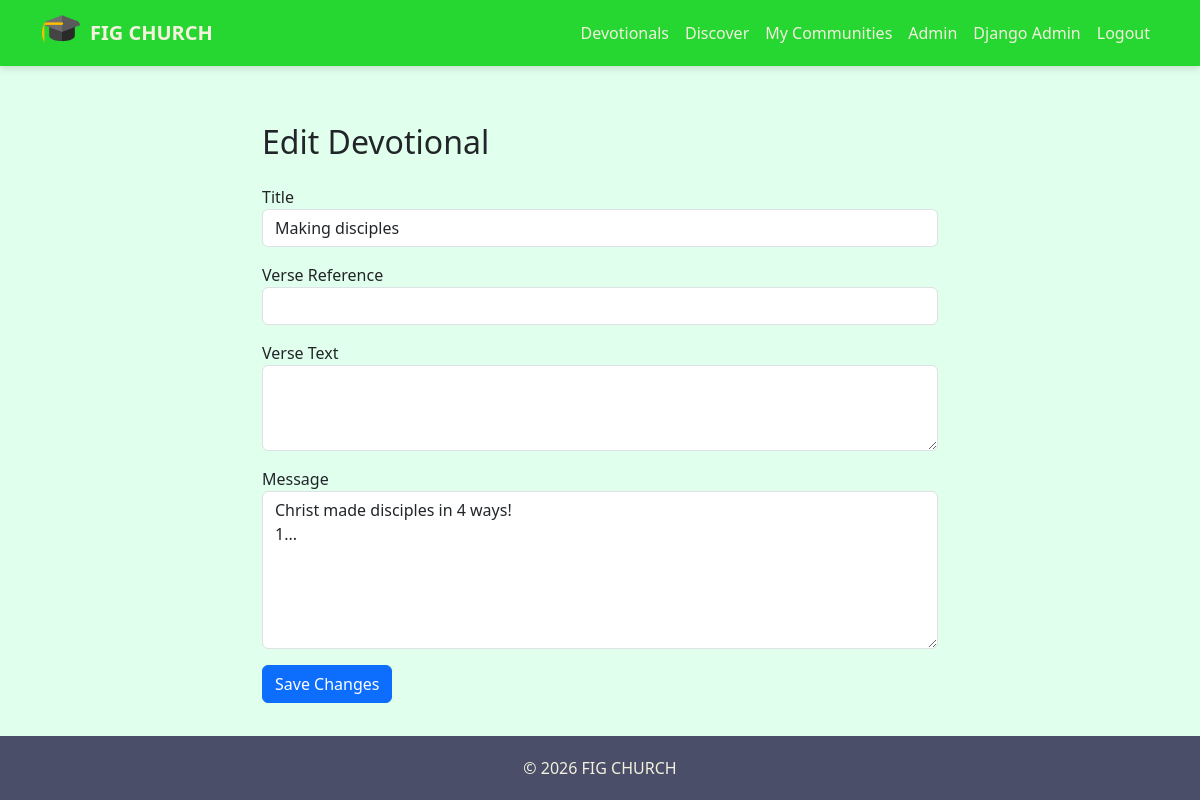
The page /org/devotionals/2/edit/ (signed in) on the database its author committed.
### accounts/models.py (models this page shows, shortened)
class Organization(models.Model):
    name = models.CharField(max_length=255)
    slug = models.SlugField(
        unique=True,
        blank=True
    )
    join_code = models.CharField(
        max_length=12,
        unique=True,
        blank=True
    )
    display_name = models.CharField(
        max_length=255,
        blank=True,
        null=True
    )
    logo = models.ImageField(
        upload_to="org_logos/",
        blank=True,
        null=True
    )
    primary_color = models.CharField(
        max_length=20,
        blank=True,
        null=True,
        help_text="Hex color like #0d6efd"
    )
    is_active = models.BooleanField(default=False)
    created_at = models.DateTimeField(auto_now_add=True)
    updated_at = models.DateTimeField(auto_now=True)

### content/models.py (models this page shows, shortened)
class Devotional(models.Model):
    organization = models.ForeignKey(
        "accounts.Organization",
        on_delete=models.CASCADE,
        related_name="devotionals"
    )
    title = models.CharField(max_length=255)
    verse_reference = models.CharField(max_length=255, blank=True)
    verse_text = models.TextField(blank=True)
    message = models.TextField()
    date = models.DateField(auto_now_add=True)
    is_active = models.BooleanField(default=True)
    class Meta:
        ordering = ["-date"]

### org_admin/views.py (the view, shortened to what this page needs)
@login_required
def devotional_edit(request, pk):
    org = get_admin_org(request)
    devotional = get_object_or_404(
        Devotional,
        pk=pk,
        organization=org
    )
    return render(request, "org_admin/devotional_form.html", {
        "devotional": devotional
    })

### accounts/context_processors.py (called while the page is built)
def org_admin_status(request):
    if not request.user.is_authenticated:
        return {"user_is_org_admin": False}
    return {
        "user_is_org_admin": OrganizationMember.objects.filter(
            user=request.user,
            is_admin=True,
            is_active=True
        ).exists()
    }

def active_organization(request):
    if not request.user.is_authenticated:
        return {}
    membership = OrganizationMember.objects.filter(
        user=request.user
    ).select_related("organization").first()
    return {
        "active_organization": membership.organization if membership else None
    }

### engagement/context_processors.py (called while the page is built)
def next_meeting(request):
    if not request.user.is_authenticated:
        return {}
    org = get_admin_org(request)
    if not org:
        return {}
    meeting = Meeting.objects.filter(
        group__organization=org,
        group__members__user=request.user,
        group__members__is_active=True,
        start_time__gte=timezone.now()
    ).select_related("group").order_by("start_time").first()
    return {
        "next_group_meeting": meeting
    }

def user_groups(request):
    if request.user.is_authenticated:
        groups = GroupMember.objects.filter(
            user=request.user,
            is_active=True
        ).select_related("group")
        return {"user_groups": [gm.group for gm in groups]}
    return {}

def pending_invitations(request):
    if not request.user.is_authenticated:
        return {}
    org = get_admin_org(request)
    if not org:
        return {
            "pending_invites": [],
            "pending_invites_count": 0
        }
    invites = GroupInvitation.objects.filter(
        invited_user=request.user,
        accepted=False,
        group__organization=org
    ).select_related("group")
    return {
        "pending_invites": invites,
        "pending_invites_count": invites.count()
    }

### org_admin/utils.py (called while the page is built)
def get_admin_org(request):
    if not request.user.is_authenticated:
        return None
    membership = OrganizationMember.objects.filter(
        user=request.user,
        is_admin=True,
        is_active=True
    ).select_related("organization").first()
    if membership:
        return membership.organization
    return None

### org_admin/templates/org_admin/devotional_form.html (shortened to what this page needs)
{% extends "base.html" %}
{% block content %}
<div class="container py-4" style="max-width:700px;">
    <h2 class="mb-4">
        {% if devotional %}
            Edit Devotional
        {% else %}
            New Devotional
        {% endif %}
    </h2>
    <form method="post">
        <div class="mb-3">
            <label>Title</label>
            <input
                type="text"
                name="title"
                class="form-control"
                value="{{ devotional.title|default:'' }}"
                required>
        </div>
        <div class="mb-3">
            <label>Verse Reference</label>
            <input
                type="text"
                name="verse_reference"
                class="form-control"
                value="{{ devotional.verse_reference|default:'' }}">
        </div>
        <div class="mb-3">
            <label>Verse Text</label>
            <textarea
                name="verse_text"
                class="form-control"
                rows="3">{{ devotional.verse_text|default:'' }}</textarea>
        </div>
        <div class="mb-3">
            <label>Message</label>
            <textarea
                name="message"
                class="form-control"
                rows="6"
                required>{{ devotional.message|default:'' }}</textarea>
        </div>
        <button class="btn btn-primary">
            {% if devotional %}
                Save Changes
            {% else %}
                Save Devotional
            {% endif %}
        </button>
    </form>
</div>
{% endblock %}

### templates/base.html (shortened to what this page needs)
{% load static %}
<!DOCTYPE html>
<html lang="en">
<head>
    <link rel="stylesheet"
          href="https://cdn.jsdelivr.net/npm/bootstrap-icons@1.11.3/font/bootstrap-icons.min.css">
    <link rel="stylesheet"
          href="https://cdn.jsdelivr.net/npm/bootstrap@5.3.0/dist/css/bootstrap.min.css">
</head>
<body>
<nav class="navbar navbar-expand-lg fixed-top">
    <div class="container">
        <a class="navbar-brand d-flex align-items-center gap-2"
           href="{% url 'home' %}">
            {% if active_organization and active_organization.logo %}
                <img src="{{ active_organization.logo.url }}"
                     width="40"
                     height="40"
                     class="rounded-circle object-fit-cover"
                     alt="logo">
            {% else %}
                <img src="{% static 'images/figlogo.png' %}"
                     width="40"
                     height="40"
                     class="rounded-circle"
                     alt="logo">
            {% endif %}
            <span>
                {% if active_organization %}
                    {{ active_organization.display_name|default:active_organization.name }}
                {% else %}
                    Way of Faith Global
                {% endif %}
            </span>
        </a>
        <div class="collapse navbar-collapse" id="nav">
            <ul class="navbar-nav ms-auto">
                {% if user.is_authenticated %}
                <li class="nav-item">
                    <a class="nav-link" href="{% url 'devotional_archive' %}">
                        Devotionals
                    </a>
                </li>
                <li class="nav-item">
                    <a class="nav-link" href="{% url 'engagement:group_list' %}">
                        Discover
                    </a>
                </li>
                <li class="nav-item">
                    <a class="nav-link" href="{% url 'engagement:my_groups' %}">
                        My Communities
                    </a>
                </li>
                {% if user_is_org_admin %}
                <li class="nav-item">
                    <a class="nav-link" href="{% url 'org_admin:org_dashboard' %}">
                        Admin
                    </a>
                </li>
                {% endif %}
                {% if user.is_superuser %}
                <li class="nav-item">
                    <a class="nav-link" href="{% url 'admin:index' %}">
                        Django Admin
                    </a>
                </li>
                {% endif %}
                <li class="nav-item">
                    <form method="post" action="{% url 'logout' %}">
                        <button class="btn btn-link nav-link">
                            Logout
                        </button>
                    </form>
                </li>
                {% else %}
                <li class="nav-item">
                    <a class="nav-link" href="{% url 'login' %}">
                        Login
                    </a>
                </li>
                {% endif %}
            </ul>
        </div>
    </div>
</nav>
<main class="container mt-4">
    {% block content %}{% endblock %}
</main>
<footer class="footer">
    &copy; {% now "Y" %}
    {% if active_organization %}
        {{ active_organization.display_name|default:active_organization.name }}
    {% else %}
        Way of Faith Global
    {% endif %}
</footer>
</body>
</html>

### templates/base.html (style rules this page uses)
html, body { height: 100%; }
body { padding-top: 75px; background: #e1ffed; font-family: 'Segoe UI', sans-serif; display: flex; flex-direction: column; min-height: 100vh; }
main { flex: 1; }
.navbar { background: #26d732; box-shadow: 0 2px 8px rgba(0,0,0,.15); }
.navbar-brand span { color: #F4F1DE !important; font-weight: 600; }
.nav-link { color: #F4F1DE !important; }
.footer { background: #4A4E69; color: #F4F1DE; padding: 20px; text-align: center; }

### rows shown on the page
Organization: logo (picture), display_name "FIG CHURCH"
Devotional: title "Making disciples", message "Christ made disciples in 4 ways! 1..."
